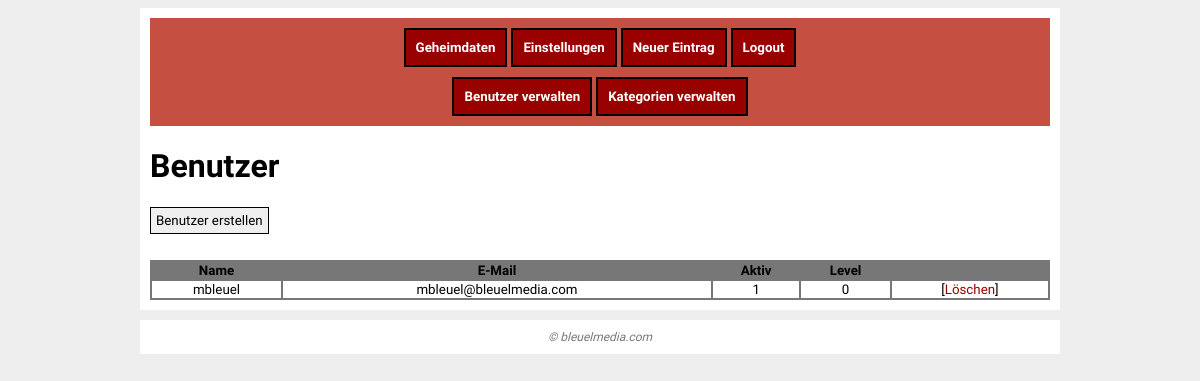
The app's page /index.php/users (signed in) with its own data.
### tables this page shows
CREATE TABLE IF NOT EXISTS `users` (
  `id` int(10) unsigned NOT NULL AUTO_INCREMENT,
  `name` varchar(40) NOT NULL,
  `password` varchar(40) NOT NULL,
  `email` varchar(255) NOT NULL,
  `active` tinyint(1) NOT NULL DEFAULT '0',
  `level` tinyint(4) NOT NULL DEFAULT '1',
  `language` varchar(20) NOT NULL DEFAULT 'english',
  PRIMARY KEY (`id`),
  UNIQUE KEY `name` (`name`)
);

### application/helpers/template_helper.php (called while the page is built, shortened)
<?php if ( ! defined('BASEPATH')) exit('No direct script access allowed');
class Template
{
    private static $instance;
    private $data;
    public static function getInstance()
    {
        if (self::$instance == null)
            self::$instance = new Template();
        return self::$instance;
    }
    private function __construct()
    {
        $this->data = array();
    }
    public function set($key, $value)
    {
        $this->data[$key] = $value;
    }
    public function display($tpl, $plain = false)
    {
        $this->data["auth"] = AuthHelper::getInstance();
        $this->data["user"] = $this->data["auth"]->getCurrentUser();
        try {
            $CI = get_instance();
            $CI->load->language("error");
            $CI->load->language("common");
            if (!$plain)
                $CI->load->view("inc/header.php", $this->data);
            $CI->load->view($tpl, $this->data);
        } catch (Exception $e) {
            throw $e;
        }
    }
    public function js($jsFile)
    {
        if (!isset($this->data["jsFiles"]))
            $this->data["jsFiles"] = array();
        $this->data["jsFiles"][] = $jsFile;
    }
}

### application/controllers/users.php (called while the page is built, shortened)
<?php if ( ! defined('BASEPATH')) exit('No direct script access allowed');
class Users extends CI_Controller
{
    private $tpl;
    public function __construct()
    {
        $this->tpl = Template::getInstance();
    }
    public function index()
    {
        try {
            $users = $this->users_model->getUsers(true);
            $this->tpl->set("users", $users);
        } catch (Exception $e) {
            $this->tpl->set("title", lang("error_FailedToLoadData"));
            $this->tpl->set("message", $e->getMessage());
            $this->tpl->display("error/error");
            return;
        }
        $this->tpl->display("users");
    }
}

### index.php (called while the page is built, shortened)
<?php
require_once BASEPATH.'core/CodeIgniter.php';

### application/models/users_model.php (called while the page is built, shortened)
<?php if ( ! defined('BASEPATH')) exit('No direct script access allowed');
class Users_model extends CI_Model
{
    public function getUsers($all = true)
    {
        if ($all)
            $res = $this->db->get("users");
        else
            $res = $this->db->get_where("users", array("active" => "1"));
        $users = array();
        foreach ($res->result_array() as $user) {
            $users[] = $user;
        }
        return $users;
    }
    public function getUser($id)
    {
        $this->db->select("id, name, email, active, level, language");
        $res = $this->db->get_where("users", array("id" => $id));
        $user = array();
        try {
            $user = $res->row_array();
        } catch (Exception $e) {
            throw $e;
        }
        return $user;
    }
}

### application/helpers/model_helper.php (called while the page is built, shortened)
<?php if ( ! defined('BASEPATH')) exit('No direct script access allowed');
class ModelHelper
{
    public static function checkFieldset(&$dataset, $fields, $deleteUnwanted = true)
    {
        return true;
    }
    public static function checkNecessaryFields(&$dataset, $necessaryFields, $fields = null, $deleteUnwanted = true)
    {
        $missing = array();
    }
}

### application/views/users.php (the view, shortened to what this page needs)
<?php $even = true; ?>
<h1><?=lang("users_Users")?></h1>
<p><input
        type="button"
        onclick="document.location.href='<?=site_url("users/create")?>'"
        value="<?=lang("users_CreateUser")?>"></p>
<table class="list">
<thead>
<tr>
    <th><?=lang("users_Name")?></th>
    <th class="unimportant"><?=lang("users_EMail")?></th>
    <th><?=lang("users_Active")?></th>
    <th><?=lang("users_Level")?></th>
    <th>&nbsp;</th>
</tr>
</thead>
<tbody>
<? foreach ($users as $user): ?>
<tr onclick="document.location.href='<?=site_url("users/edit/".$user["id"])?>';">
    <td class="<?=((!$even) ? " odd" : "")?>"><?=$user["name"]?></td>
    <td class="unimportant<?=((!$even) ? " odd" : "")?>"><?=$user["email"]?></td>
    <td class="<?=((!$even) ? " odd" : "")?>"><?=$user["active"]?></td>
    <td class="<?=((!$even) ? " odd" : "")?>"><?=$user["level"]?></td>
    <td class="<?=((!$even) ? " odd" : "")?>">
        [<a href="<?=site_url("users/delete/".$user["id"])?>"><?=lang("common_Delete")?></a>]
    </td>
</tr>
<? $even = !$even; ?>
<? endforeach; ?>
</tbody>
</table>

### tpl/base.css (style rules this page uses)
* { font-family: Ubuntu; }
body { font-size: 12pt; background: #eee; }
a { color: #990000; text-decoration: none; }
input[type=button] { border: 1px solid #000; margin-bottom: 10px; padding: 5px; cursor: pointer; }
table.list { width: 100%; background: #777; font-size: 10pt; }
table.list tbody tr { cursor: pointer; }
table.list td { background: #fff; text-align: center; }
table.list th { text-align: center; }

### tpl/smaller800.css (style rules this page uses)
* { font-family: Ubuntu; }
body { font-size: 12pt; background: #eee; margin: 0; }
a { color: #990000; text-decoration: none; }
input[type=button] { border: 1px solid #000; margin-bottom: 10px; padding: 5px; cursor: pointer; height: 11mm; }
table.list { width: 100%; background: #777; font-size: 10pt; }
table.list tbody tr { cursor: pointer; }
table.list td { background: #fff; text-align: center; padding: 5mm 0 5mm 0; }
table.list td.unimportant { display: none; }
table.list th { text-align: center; max-width: 25%; }
table.list th.unimportant { display: none; }

### tpl/print.css (style rules this page uses)
input { display: none; }

### records on screen
users: name "mbleuel", email "mbleuel@bleuelmedia.com", active "1", level "0"

### other values on screen
lang("navigation_Home") "Geheimdaten"
lang("navigation_Settings") "Einstellungen"
lang("navigation_NewEntry") "Neuer Eintrag"
lang("navigation_Logout") "Logout"
lang("navigation_ManageUsers") "Benutzer verwalten"
lang("navigation_ManageCategories") "Kategorien verwalten"
lang("users_Users") "Benutzer"
lang("users_Name") "Name"
lang("users_EMail") "E-Mail"
lang("users_Active") "Aktiv"
lang("users_Level") "Level"
